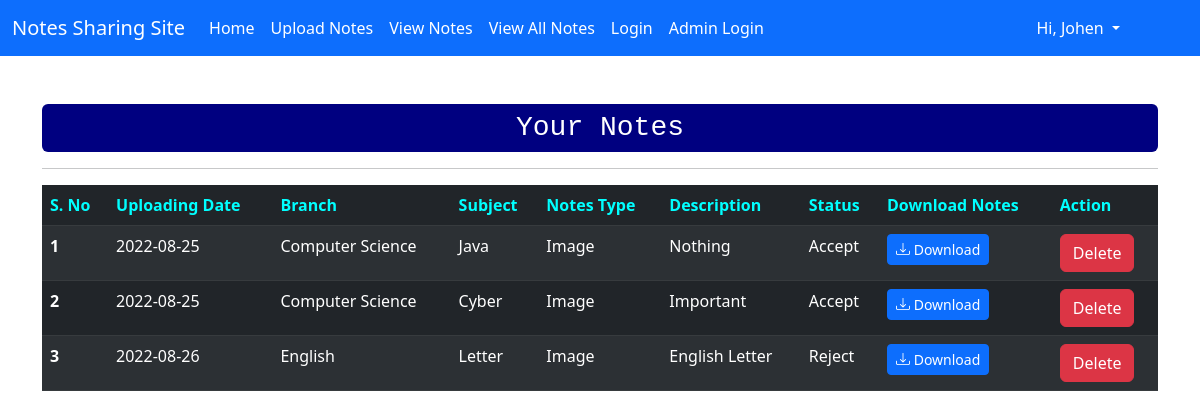
The app's page /view_my_notes (signed in) with its own data.
### credentials/models.py (models this page shows, shortened)
class Notes(models.Model):
    user = models.ForeignKey(User,on_delete=models.CASCADE)
    uploadingDate = models.CharField(max_length=30,null=True)
    branch =  models.CharField(max_length=30,null=True)
    subject =  models.CharField(max_length=30,null=True)
    notesFile = models.FileField(max_length=30,null=True)
    fileType =  models.CharField(max_length=30,null=True)
    description =  models.CharField(max_length=30,null=True)
    status = models.CharField(max_length=30,null=True)

### credentials/views.py (the view)
# urls.py: path('view_my_notes',views.viewMyNotes,name="view_my_notes"),
@login_required(login_url='login')
def viewMyNotes(request):
    if not request.user.is_authenticated:
        return redirect('login')
    user = User.objects.get(id=request.user.id)
    data = Notes.objects.filter(user=user)
    context = {'data':data}
    return render(request,'credentials/view_my_notes.html',context)

### credentials/templates/credentials/view_my_notes.html (shortened to what this page needs)
{% extends 'index.html' %}
{% block content %}
<div class="container mt-5">
    <div class="row">
        <div class="col-md-12">
            <h3 class="text-center" style="background-color: navy;color: white;padding: 7px; border-radius: 6px;font-family: monospace;">Your Notes</h3>
            <hr>
            <table class="table table-dark table-striped">
                <thead style="color: aqua;">
                  <tr>
                    <th scope="col">S. No</th>
                    <th scope="col">Uploading Date</th>
                    <th scope="col">Branch</th>
                    <th scope="col">Subject</th>
                    <th scope="col">Notes Type</th>
                    <th>Description</th>
                    <th scope="col">Status</th>
                    <th scope="col">Download Notes</th>
                    <th scope="col">Action</th>
                  </tr>
                </thead>
                <tbody>
                    {% for notesData in data %}
                  <tr>
                    <th>{{forloop.counter}}</th>
                    <td>{{notesData.uploadingDate}}</td>
                    <td>{{notesData.branch}}</td>
                    <td>{{notesData.subject}}</td>
                    <td>{{notesData.fileType}}</td>
                    <td>{{notesData.description}}</td>
                    <td>{{notesData.status}}</td>
                    <td><a href="{{notesData.notesFile.url}}" download style="text-decoration: none;" class="btn btn-primary btn-sm"> <i class="bi bi-download " > </i> Download </a></td>
                    <td><a href="{% url 'delete_notes' notesData.id %}" class="btn btn-danger" onclick="return confirm('Are you sure you want to delete? {{ notesData.notesFile}} ')">Delete</a></td>
                  </tr>
                    {% endfor %}
                </tbody>
              </table>
        </div>
    </div>
</div>
{% endblock content %}

### templates/navbar.html (shortened to what this page needs)
<!DOCTYPE html>
<html lang="en">
<head>
    <link href="https://cdn.jsdelivr.net/npm/bootstrap@5.2.0/dist/css/bootstrap.min.css" rel="stylesheet"
>
    <link rel="stylesheet" href="https://cdn.jsdelivr.net/npm/bootstrap-icons@1.5.0/font/bootstrap-icons.css">
</head>
<body>
    <nav class="navbar navbar-expand-lg bg-primary">
        <div class="container-fluid">
            <a class="navbar-brand" href="#" style="color: white;">Notes Sharing Site</a>
            <div class="collapse navbar-collapse" id="navbarSupportedContent">
                <ul class="navbar-nav me-auto mb-2 mb-lg-0">
                    <li class="nav-item">
                        <a class="nav-link active" aria-current="page" href="#" style="color: white;">Home</a>
                    </li>
                    <li class="nav-item">
                        <a class="nav-link active" aria-current="page" href="{% url 'upload_notes' %}" style="color: white;">Upload Notes</a>
                    </li>
                    <li class="nav-item">
                        <a class="nav-link active" aria-current="page" href="{% url 'view_my_notes' %}" style="color: white;">View Notes</a>
                    </li>
                    <li class="nav-item">
                        <a class="nav-link active" aria-current="page" href="{% url 'view_all_notes' %}" style="color: white;">View All Notes</a>
                    </li>
                    <li class="nav-item">
                        <a class="nav-link active" href="{% url 'login' %}" style="color: white;">Login</a>
                    </li>
                    <li class="nav-item">
                        <a class="nav-link active" href="{% url 'adminLogin' %}" style="color: white;">Admin Login</a>
                    </li>
                </ul>
                <ul class="navbar-nav mr-3" style="margin-right: 60px;left:0;">
                    <li class="nav-item dropdown " style="text-align: right;">
                        <a class="nav-link dropdown-toggle" href="#" role="button" data-bs-toggle="dropdown"
                            aria-expanded="false" style="color: white;">
                           {% if  request.user.is_authenticated %}
                           Hi, {{request.user.first_name}}
                               {% else %}
                               Your Profile
                           {% endif %}
                        </a>
                    </li>
                </ul>
            </div>
        </div>
    </nav>
</body>
</html>

### records on screen
Notes: uploadingDate "2022-08-25", branch "Computer Science", subject "Java", fileType "Image", description "Nothing", status "Accept"
Notes: uploadingDate "2022-08-25", branch "Computer Science", subject "Cyber", fileType "Image", description "Important", status "Accept"
Notes: uploadingDate "2022-08-26", branch "English", subject "Letter", fileType "Image", description "English Letter", status "Reject"

### other values on screen
{{ request.user.first_name }} "Johen"
